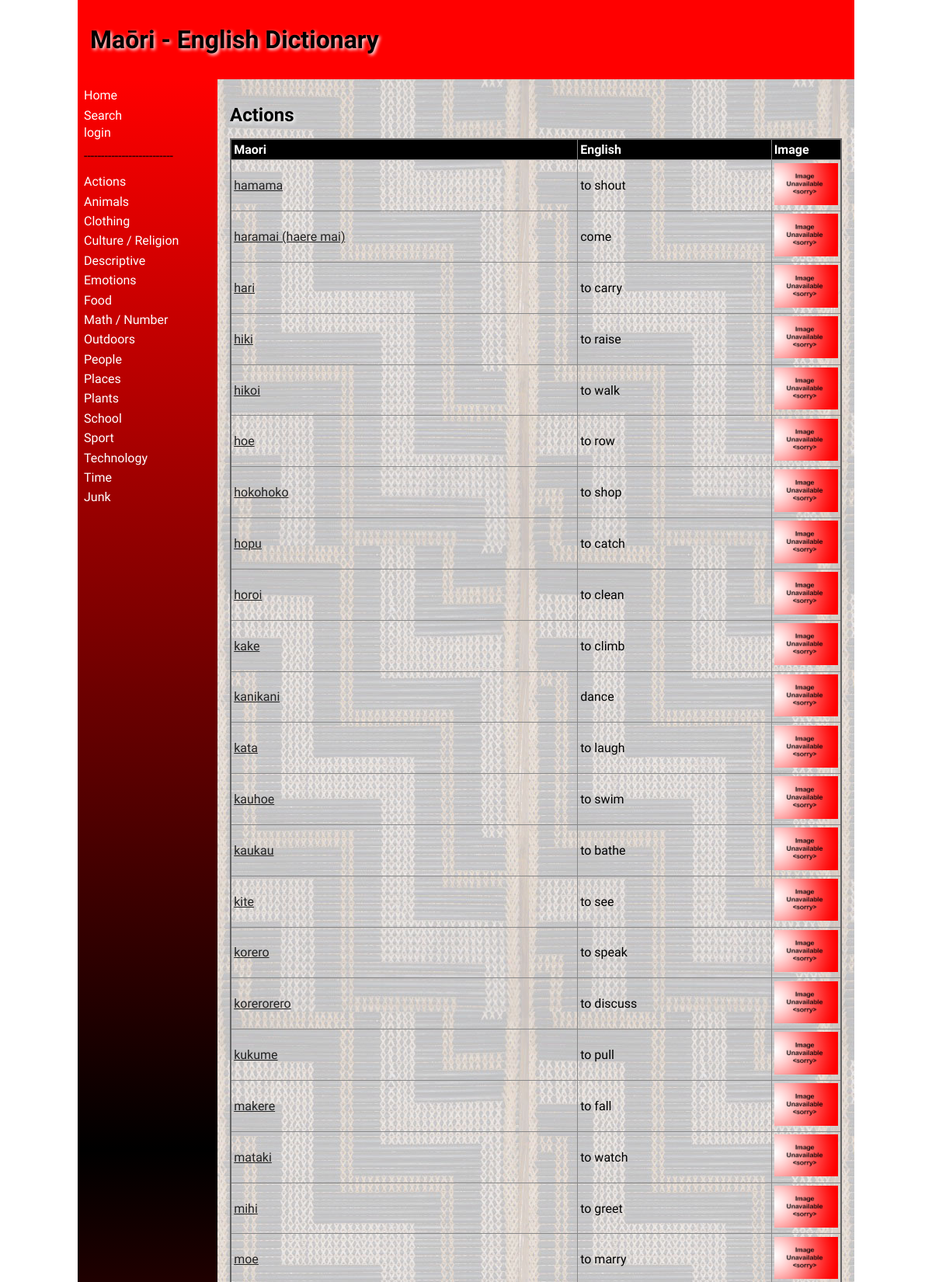
Page /category/1 (upper part) on the committed database.
### tables this page shows
CREATE TABLE "category"
(
    id            integer
        primary key autoincrement,
    category_name varchar(30)
);

CREATE TABLE "dictionary"
(
    id          integer
        primary key autoincrement,
    maori       varchar(30),
    english     varchar(30),
    description varchar(1000),
    level       integer,
    category_id integer
        references category
            on delete cascade,
    user_id     integer
        references user_details
            on delete set null,
    date_added  datetime
);

### app.py (the view)
@app.route('/category/<id>', methods=["POST", "GET"])
def render_category(id):
    if request.method == "POST":
        print(request.form)
        maori = request.form.get("maori").strip()
        english = request.form.get("english").strip()
        description = request.form.get("description").strip()
        level = request.form.get("level")
        email = session.get('email')
        con = create_connection(DATABASE)
        cur = con.cursor()
        query = "SELECT id FROM dictionary WHERE maori = ?"
        cur.execute(query, (maori,))
        maori_id = cur.fetchall()
        print(f"line 360 maori_id = {maori_id}")
        if len(maori_id) != 0:
            con.commit()
            con.close()
            return redirect(f"/category/{id}?error=The+word+{maori}+already+exists")
        else:
            cur = con.cursor()
            sql = """INSERT INTO dictionary (maori, english, description, level, category_id, date_added, user_id)
                       VALUES (?, ?, ?, ?, ?, date(), (SELECT id FROM user_details WHERE email = ?))"""
            try:
                cur.execute(sql, (maori, english, description, level, id, email,))
            except sqlite3.IntegrityError:
                redirect(f"/category/{id}?error=The+word+{maori}+already+exists")
            con.commit()
            con.close()
            return redirect(f'/category/{id}')
    else:
        con = create_connection(DATABASE)
        cur = con.cursor()
        query = """SELECT c.category_name, d.maori, d.english, d.id, c.id
                   FROM category c
                   LEFT JOIN dictionary d on c.id = d.category_id
                   WHERE c.id = ?"""
        cur.execute(query, (id,))
        category_words = cur.fetchall()
        print(category_words)
        con.close()
        if category_words[0][3] is None:
            category_words_parm = []
        category_words_parm = category_words
        image_names = get_image_filenames(category_words_parm)
        print (f"Line 381 : image_names = {image_names}")
        error = request.args.get('error')
        if error == None:
            error = ""
        return render_template("category.html", category_words=category_words_parm, logged_in=is_logged_in(),
                               image_names=image_names, error=error,
                               category_list=render_category_list(), allow_edit=allow_edit())

### app.py (called while the page is built, shortened)
def create_connection(db_file):
    try:
        connection = sqlite3.connect(db_file)
        connection.execute('pragma foreign_keys=ON')
        return connection
    except Error as e:
        print(e)
    return None

def render_category_list():
    con = create_connection(DATABASE)
    cur = con.cursor()
    query = "SELECT * FROM category"
    cur.execute(query)
    category_list = cur.fetchall()
    con.close()
    return category_list

def get_image_filename(english_name):
    path_file = f"static\\images\\{english_name}.*"
    print(path_file)
    listing = glob.glob(path_file)
    for filename in listing:
        print(filename)
        return os.path.basename(filename)
    return "noimage.png"

def get_image_filenames(words):
    image_names = []
    for word in words:
        image_names.append(get_image_filename(word[2]))
    return image_names

def is_logged_in():
    if session.get('email') is None:
        print("not logged in")
        return False
    else:
        print("logged in")
        return True

def allow_edit():
    if not is_logged_in():
        return False

### templates/category.html (shortened to what this page needs)
{% extends "base.html" %}
{% block main %}
    {% if logged_in and allow_edit %}
        <h2>{{ category_words[0][0] }} <strong>-</strong> <a href="\delete_category\{{ category_words[0][4] }}">Delete Category</a></h2>
    {% else %}
        <h2>{{ category_words[0][0] }}</h2>
    {% endif %}
    <table class="table">
        <thead>
            <tr>
                <th><strong>Maori</strong></th>
                <th><strong>English</strong></th>
                <th><strong>Image</strong></th>
            </tr>
        </thead>
        <tbody>
            {% for word in category_words %}
                <tr>
                    {% if word[1] != None %}
                        <td><a href="\word\{{ word[3] }}?breadcrumb=/category/{{ category_words[0][4] }}">{{ word[1] }}</a></td>
                        <td>{{ word[2] }}</td>
                        <td><img class="thumb" src= "../static/images/{{ image_names[loop.index0]}}"></td>
                    {% endif %}
                </tr>
            {% endfor %}
        </tbody>
    </table>
{% endblock %}

### templates/base.html (shortened to what this page needs)
<!doctype html>
<html lang="en">
<head>
	<link href="{{ url_for('static', filename='css/style.css') }}" rel="stylesheet">
</head>
<body>
	<div id="container">
		<header>
			<h1>{% block heading %}Maōri - English Dictionary{% endblock %}</h1>
		</header>
		<nav>
			<ul>
                <li><a href="/">Home</a></li>
				<li><a href="/search/~">Search</a></li>
				{% if logged_in %}
                    {% if allow_edit %}
					    <a href="/addcategory">Add Category</a>
                    {% endif %}
					<a href="/logout">Logout</a>
                {% else %}
                    <a href="/login">login</a>
                {% endif %}
				<li><p>--------------------------</p></li>
                {% for category in category_list %}
                    <li><a href="/category/{{ category[0] }}">{{ category[1] }}</a></li>
                {% endfor %}
			</ul>
		</nav>
		<main>
            {% block main %}{% endblock %}
        </main>
	</div>
</body>
</html>

### static/css/style.css (style rules this page uses)
* { font-family: Comfortaa, sans-serif; margin: 0; padding: 0; box-sizing: border-box; }
#container { display: grid; grid-template-columns: 75px auto; grid-template-areas: 'nav header' 'main main' 'footer footer'; }
header { grid-area: header; background-color: #f00; padding: 1rem; }
nav { grid-area: nav; }
main { grid-area: main; padding: 1rem; background-color: #edd; }
h1, h2, h3, h4 { padding: 1rem 0; font-family: 'Suez One', serif; color: #000; text-shadow: 2px 2px 4px #fff; }
p { padding: 0.5rem 0; }
a { color: #222; }
img { width: 100%; }
table { width: 100%; border: 2px solid #666; border-collapse: collapse; }
table thead { background-color: black; color: white; }
th, td { border: 1px solid #888; padding: 0.2rem; text-align: left; }
th { background-color: #000000; color: #ffffff; }
tr th:last-child { width: 90px; }
tr td:last-child { width: 90px; }
.thumb { max-width: 90px; }
@media only screen and (min-width: 768px) { #container { grid-template-columns: 180px auto; grid-template-areas: 'header header' 'nav main' 'footer footer'; } }
@media only screen and (min-width: 768px) { nav { background: linear-gradient(180deg, rgba(255,0,0,1) 0%, rgba(0, 0, 0, 1) 50%, rgba(255,0,0,1) 100%); padding: 0.5rem; } }
@media only screen and (min-width: 768px) { nav ul { list-style: none; } }
@media only screen and (min-width: 768px) { nav li { padding: 0.2rem 0; } }
@media only screen and (min-width: 768px) { nav a { color: #fff; text-decoration: none; } }
@media only screen and (min-width: 768px) { main { background-image: url('../images/poutama.jpg'); } }
@media only screen and (min-width: 1000px) { #container { width: 1000px; margin: auto; } }

### rows in the picture
category: category_name "Actions"
category: category_name "Animals"
category: category_name "Clothing"
category: category_name "Culture / Religion"
category: category_name "Descriptive"
category: category_name "Emotions"
category: category_name "Food"
category: category_name "Math / Number"
category: category_name "Outdoors"
category: category_name "People"
category: category_name "Places"
category: category_name "Plants"
category: category_name "School"
category: category_name "Sport"
category: category_name "Technology"
category: category_name "Time"
category: category_name "Junk"
dictionary: maori "hamama", english "to shout"
dictionary: maori "haramai (haere mai)", english "come"
dictionary: maori "hari", english "to carry"
dictionary: maori "hiki", english "to raise"
dictionary: maori "hikoi", english "to walk"
dictionary: maori "hoe", english "to row"
dictionary: maori "hokohoko", english "to shop"
dictionary: maori "hopu", english "to catch"
dictionary: maori "horoi", english "to clean"
dictionary: maori "kake", english "to climb"
dictionary: maori "kanikani", english "dance"
dictionary: maori "kata", english "to laugh"
dictionary: maori "kauhoe", english "to swim"
dictionary: maori "kaukau", english "to bathe"
dictionary: maori "kite", english "to see"
dictionary: maori "korero", english "to speak"
dictionary: maori "korerorero", english "to discuss"
dictionary: maori "kukume", english "to pull"
dictionary: maori "makere", english "to fall"
dictionary: maori "mataki", english "to watch"
dictionary: maori "mihi", english "to greet"
dictionary: maori "moe", english "to marry"
